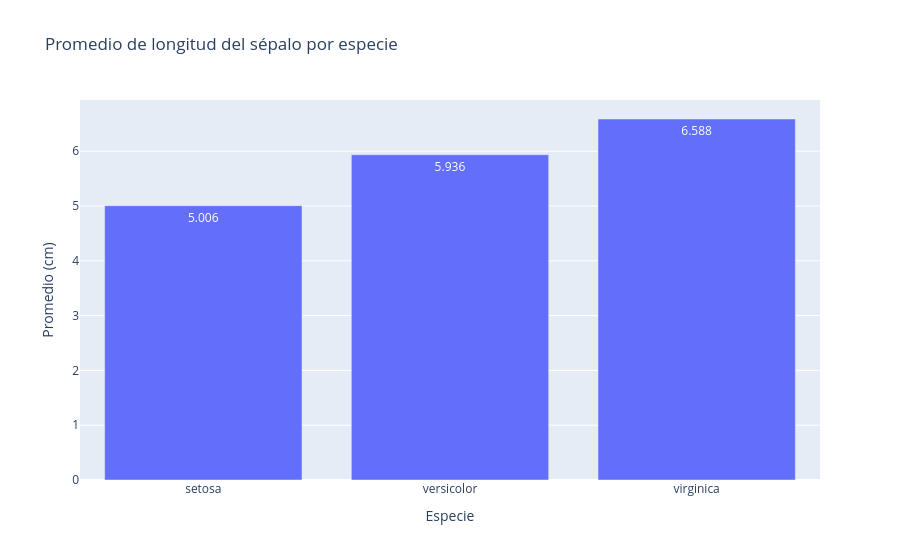

Notebook code cell kept with this figure:
### Code cell
# 5. Promedio de largo del sépalo por especie
# Calcula el promedio de `sepal_length` por especie con Pandas y visualízalo mediante un gráfico de barras.

promedio_sepalo = (
    df.groupby("species", as_index=False)["sepal_length"].mean()
)
# promedio_sepalo

fig = px.bar(
    promedio_sepalo,
    x="species",
    y="sepal_length",
    text_auto=".3f",
    title="Promedio de longitud del sépalo por especie",
    labels={"species": "Especie", "sepal_length": "Promedio (cm)"}
)

fig.show()

### Figure 1 — Plotly figure (JSON) as saved in the notebook; plotly's stock layout.template omitted (floating-point values rounded to 4 significant figures)
{"data": [{"hovertemplate": "Especie=%{x}<br>Promedio (cm)=%{y}<extra></extra>", "legendgroup": "", "marker": {"color": "#636efa", "pattern": {"shape": ""}}, "name": "", "orientation": "v", "showlegend": false, "textposition": "auto", "texttemplate": "%{y:.3f}", "type": "bar", "x": ["setosa", "versicolor", "virginica"], "xaxis": "x", "y": [5.006, 5.936, 6.588], "yaxis": "y"}], "layout": {"barmode": "relative", "legend": {"tracegroupgap": 0}, "title": {"text": "Promedio de longitud del sépalo por especie"}, "xaxis": {"anchor": "y", "domain": [0, 1], "title": {"text": "Especie"}}, "yaxis": {"anchor": "x", "domain": [0, 1], "title": {"text": "Promedio (cm)"}}}}
